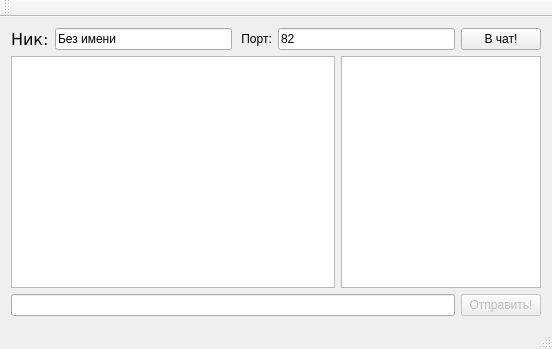
<?xml version="1.0" encoding="UTF-8"?>
<ui version="4.0">
 <class>MainWindow</class>
 <widget class="QMainWindow" name="MainWindow">
  <property name="geometry">
   <rect>
    <x>0</x>
    <y>0</y>
    <width>552</width>
    <height>349</height>
   </rect>
  </property>
  <property name="windowTitle">
   <string>QtNetwork Demo - UDP чат</string>
  </property>
  <widget class="QWidget" name="centralWidget">
   <layout class="QVBoxLayout" name="verticalLayout">
    <item>
     <layout class="QHBoxLayout" name="horizontalLayout">
      <item>
       <widget class="QLabel" name="label">
        <property name="font">
         <font>
          <family>Verdana</family>
          <pointsize>12</pointsize>
         </font>
        </property>
        <property name="text">
         <string>Ник:</string>
        </property>
       </widget>
      </item>
      <item>
       <widget class="QLineEdit" name="nicknameEdit">
        <property name="text">
         <string>Без имени</string>
        </property>
       </widget>
      </item>
      <item>
       <widget class="QLabel" name="label_2">
        <property name="text">
         <string> Порт:</string>
        </property>
       </widget>
      </item>
      <item>
       <widget class="QLineEdit" name="portNumEdit">
        <property name="text">
         <string>82</string>
        </property>
       </widget>
      </item>
      <item>
       <widget class="QPushButton" name="enterChatButton">
        <property name="text">
         <string>В чат!</string>
        </property>
       </widget>
      </item>
     </layout>
    </item>
    <item>
     <layout class="QHBoxLayout" name="horizontalLayout_2">
      <item>
       <widget class="QPlainTextEdit" name="plainTextEdit"/>
      </item>
      <item>
       <widget class="QListWidget" name="onlineList">
        <property name="maximumSize">
         <size>
          <width>200</width>
          <height>10000</height>
         </size>
        </property>
       </widget>
      </item>
     </layout>
    </item>
    <item>
     <layout class="QHBoxLayout" name="centralPart"/>
    </item>
    <item>
     <layout class="QHBoxLayout" name="sendMessage">
      <item>
       <widget class="QLineEdit" name="messageEdit">
        <property name="styleSheet">
         <string notr="true">.messageEdit {
  color: #FF0202;
}</string>
        </property>
       </widget>
      </item>
      <item>
       <widget class="QPushButton" name="sendButton">
        <property name="enabled">
         <bool>false</bool>
        </property>
        <property name="text">
         <string>Отправить!</string>
        </property>
       </widget>
      </item>
     </layout>
    </item>
   </layout>
  </widget>
  <widget class="QMenuBar" name="menuBar">
   <property name="geometry">
    <rect>
     <x>0</x>
     <y>0</y>
     <width>552</width>
     <height>21</height>
    </rect>
   </property>
  </widget>
  <widget class="QToolBar" name="mainToolBar">
   <attribute name="toolBarArea">
    <enum>TopToolBarArea</enum>
   </attribute>
   <attribute name="toolBarBreak">
    <bool>false</bool>
   </attribute>
  </widget>
  <widget class="QStatusBar" name="statusBar"/>
 </widget>
 <layoutdefault spacing="6" margin="11"/>
 <resources/>
 <connections/>
 <slots>
  <slot>refreshOnlineList()</slot>
 </slots>
</ui>
